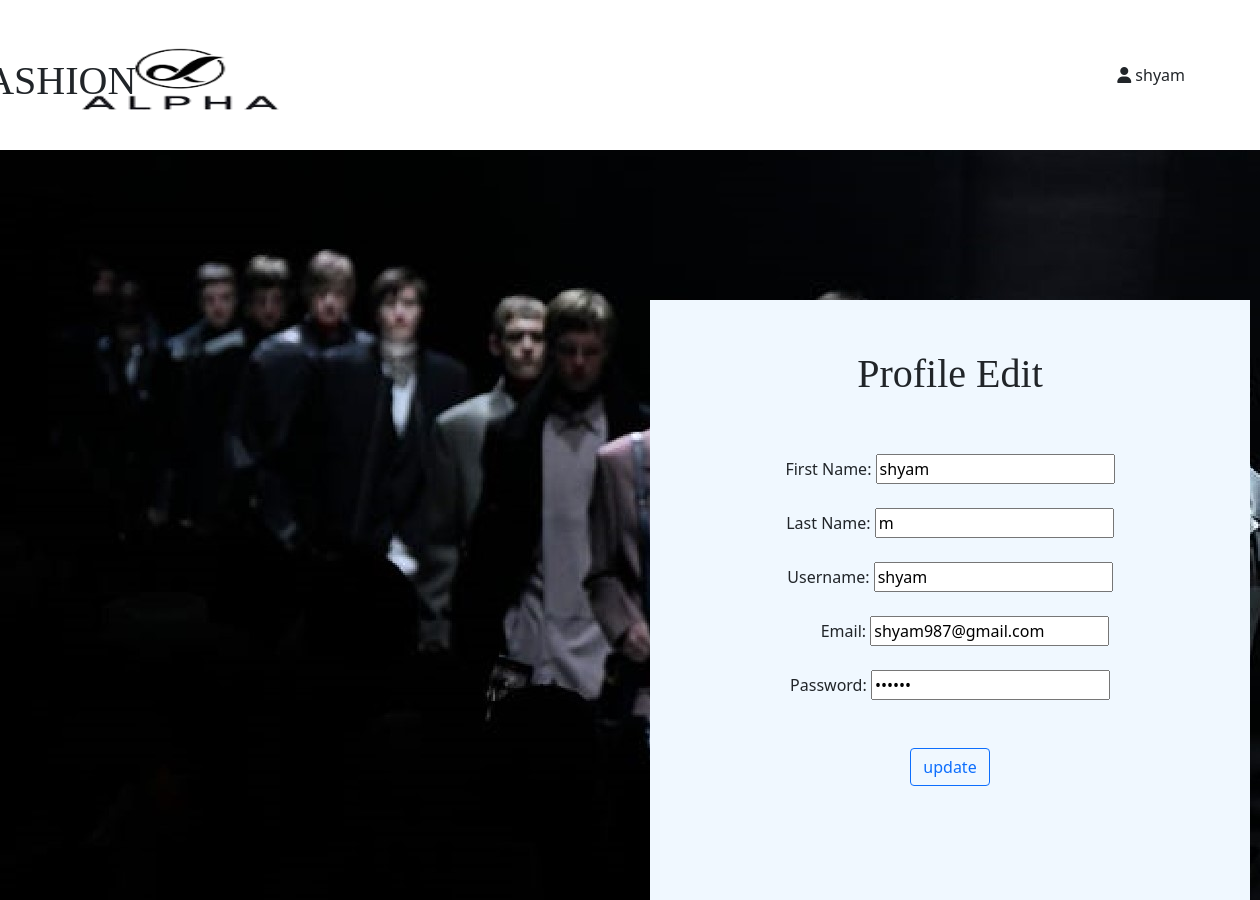
Page /profileedit/shyam on the committed database.
### Alpha/models.py (models this page shows, shortened)
class registrationmodel(models.Model):
    firstname=models.CharField(max_length=25)
    lastname=models.CharField(max_length=25)
    username=models.CharField(max_length=25)
    email=models.EmailField()
    password=models.CharField(max_length=20)

### Alpha/views.py (the view, shortened to what this page needs)
# urls.py: path('profileedit/<username>', profileedit),
def profileedit(request,username):
    a=registrationmodel.objects.get(username=username)
    return render(request,'profileedit.html',{'a':a,'username':username})

### Alpha/templates/profileedit.html (shortened to what this page needs)
<!DOCTYPE html>
<html lang="en">
{% load static %}
<head>
    <link href="https://cdn.jsdelivr.net/npm/bootstrap@5.0.2/dist/css/bootstrap.min.css" rel="stylesheet">
</head>
<body style="background-image: url('{% static 'images/profile edit.jpg' %}');">
  <nav class="navbar navbar-expand-lg ">
        <div class="container-fluid">
          <a class="navbar-brand" href="http://127.0.0.1:8000/"><img src="{% static 'images/bgremove.jpg' %}" style="width:200px;height:70px;margin-left: 70px;"></a><h1 style="font-family: 'Times New Roman', Times, serif; margin-top: 20px; margin-left: -1300px;">FASHION</h1>
            <button class="btn btn-muted" type="button" data-bs-toggle="offcanvas" data-bs-target="#offcanvasRight" aria-controls="offcanvasRight" style="margin-right: 50px;"><i class="fa-solid fa-user"></i> {{username}}</button>
     </div>
      </nav>
    <div id="a" style="text-align:center;">
        <h1 style="font-family: 'Times New Roman', Times, serif; margin-top: 50px;">Profile Edit</h1><br><br>
        <form method="post" >{% csrf_token %}
                <tr>
                    <th> <label>First Name:</label></th>
                    <td>
                        <input type="text" name="firstname" value="{{a.firstname}}"><br><br>
                    </td>
                </tr>
                <tr>
                    <th><label>Last Name:</label></th>
                    <td>
                        <input type="text" name="lastname" value="{{a.lastname}}"><br><br>
                    </td>
                </tr>
                <tr>
                    <th> <label>Username:</label></th>
                    <td><input type="text" name="username" value="{{a.username}}"><br><br></td>
                </tr>
                <tr>
                    <th> <label style="margin-left: 30px;">Email:</label></th>
                    <td><input type="email" name="email" value="{{a.email}}"><br><br></td>
                </tr>
                <tr>
                    <th><label>Password:</label></th>
                    <td><input type="password" name="password" value="{{a.password}}"><br><br></td>
                </tr>
            </table><br>
            <input class="btn btn-outline-primary" type="submit" value="update" >
        </form>
    </div>
</body>
</html>

### Alpha/templates/profileedit.html (style rules this page uses)
#a { height: 600px; width: 600px; float:left; background-color: aliceblue; backface-visibility:initial; margin-top: 150px; margin-left: 650px; }
div a { text-decoration: none; }
nav { background-color:white; height: 150px; }

### rows in the picture
registrationmodel: firstname "shyam", lastname "m", username "shyam", email "shyam987@gmail.com"

### other values in the picture
{{ username }} "shyam"
